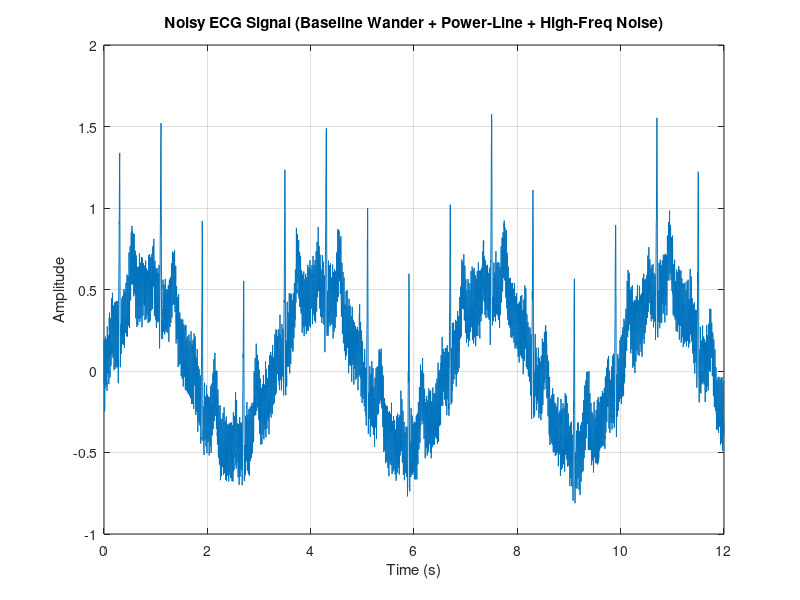

Recreate this plot in MATLAB. (Note: this script raises an error after producing the figure.)
clear; clc; close all;
%% 1) GET ECG SIGNAL
% Generate a synthetic noisy ECG ----
% We build one heartbeat (P-QRS-T complex) ourselves as a sum of
% Gaussian pulses -- no toolbox-specific functions required, so this
% works on any MATLAB install -- then repeat it for multiple beats
% and add realistic noise so we have a controlled signal to clean.
Fs = 500;                       % Sampling frequency (Hz)
% --- Build one synthetic heartbeat (P-QRS-T) as a sum of Gaussian
%     pulses -- no toolbox-specific function or local function needed.
beatDuration = 0.8;                      % seconds per heartbeat
tb = 0 : 1/Fs : beatDuration - 1/Fs;
% Each wave: [amplitude, center time (s), width (s)]
P = [0.15,  0.15, 0.020];
Q = [-0.15, 0.28, 0.008];
R = [1.00,  0.30, 0.008];
S = [-0.25, 0.32, 0.008];
T = [0.30,  0.55, 0.040];
gaussWave = @(x, w) w(1) * exp(-((x - w(2)).^2) / (2*w(3)^2));
beat = gaussWave(tb, P) + gaussWave(tb, Q) + gaussWave(tb, R) + ...
       gaussWave(tb, S) + gaussWave(tb, T);
numBeats = 15;
ecg_clean_ref = repmat(beat, 1, numBeats);   % concatenate beats
N = length(ecg_clean_ref);
t = (0:N-1) / Fs;
% --- Add baseline wander (slow drift, <1 Hz) ---
baselineWander = 0.5 * sin(2*pi*0.3*t);
% --- Add power-line interference (50 Hz) ---
powerlineNoise = 0.15 * sin(2*pi*50*t);
% --- Add high-frequency noise (random) ---
highFreqNoise = 0.05 * randn(1, N);
ecg_noisy = ecg_clean_ref + baselineWander + powerlineNoise + highFreqNoise;
figure;
plot(t, ecg_noisy);
xlabel('Time (s)'); ylabel('Amplitude');
title('Noisy ECG Signal (Baseline Wander + Power-Line + High-Freq Noise)');
grid on;

%% 2) REMOVE BASELINE WANDER (high-pass filter, cutoff ~0.5 Hz)
Fc_hp = 0.5;                              % cutoff frequency (Hz)
[b_hp, a_hp] = butter(2, Fc_hp/(Fs/2), 'high');
ecg_no_baseline = filtfilt(b_hp, a_hp, ecg_noisy);

%% 3) REMOVE POWER-LINE INTERFERENCE (notch filter at 50 Hz)
Fnotch = 50;                              % power-line frequency (Hz)
Wo = Fnotch/(Fs/2);
BW = Wo/35;                               % narrow notch bandwidth
[b_notch, a_notch] = iirnotch(Wo, BW);
ecg_no_powerline = filtfilt(b_notch, a_notch, ecg_no_baseline);

%% 4) REMOVE HIGH-FREQUENCY NOISE (low-pass filter, cutoff ~40 Hz)
Fc_lp = 40;                               % cutoff frequency (Hz)
[b_lp, a_lp] = butter(4, Fc_lp/(Fs/2), 'low');
ecg_cleaned = filtfilt(b_lp, a_lp, ecg_no_powerline);

%% 5) COMPARE BEFORE / AFTER
figure;
subplot(2,1,1);
plot(t, ecg_noisy);
xlabel('Time (s)'); ylabel('Amplitude');
title('Before: Noisy ECG');
grid on;
subplot(2,1,2);
plot(t, ecg_cleaned);
xlabel('Time (s)'); ylabel('Amplitude');
title('After: Cleaned ECG');
grid on;

%% 6) FREQUENCY SPECTRUM COMPARISON (see noise components removed)
NFFT = 2^nextpow2(N);
f = Fs/2 * linspace(0, 1, NFFT/2+1);
Y_noisy = fft(ecg_noisy, NFFT) / N;
Y_clean = fft(ecg_cleaned, NFFT) / N;
figure;
plot(f, 2*abs(Y_noisy(1:NFFT/2+1)), 'r'); hold on;
plot(f, 2*abs(Y_clean(1:NFFT/2+1)), 'b');
xlabel('Frequency (Hz)'); ylabel('|Amplitude|');
title('Frequency Spectrum: Before vs After Filtering');
legend('Noisy', 'Cleaned');
xlim([0 100]);
grid on;

%% 7) R-PEAK DETECTION
% R-peaks are the tall sharp spikes in each heartbeat. We use findpeaks
% with a minimum height and minimum spacing to avoid detecting smaller
% P/T waves or noise as false R-peaks.
minPeakHeight = 0.5 * max(ecg_cleaned);     % adaptive threshold
minPeakDistance = round(0.3 * Fs);          % min 0.3s between beats (~200 bpm max)
[peakVals, peakLocs] = findpeaks(ecg_cleaned, ...
    'MinPeakHeight', minPeakHeight, ...
    'MinPeakDistance', minPeakDistance);
peakTimes = peakLocs / Fs;
figure;
plot(t, ecg_cleaned); hold on;
plot(peakTimes, peakVals, 'ro', 'MarkerFaceColor', 'r');
xlabel('Time (s)'); ylabel('Amplitude');
title('Cleaned ECG with Detected R-Peaks');
legend('ECG', 'R-peaks');
grid on;

%% 8) CALCULATE HEART RATE
RR_intervals = diff(peakTimes);             % time between consecutive R-peaks (s)
avgRR = mean(RR_intervals);                 % average R-R interval (s)
heartRate = 60 / avgRR;                     % beats per minute
fprintf('Number of R-peaks detected: %d\n', length(peakLocs));
fprintf('Average R-R interval: %.3f s\n', avgRR);
fprintf('Estimated Heart Rate: %.1f BPM\n', heartRate);
%% ================================================================
%  DONE
% ================================================================
disp('ECG noise removal and heart rate estimation complete.');
